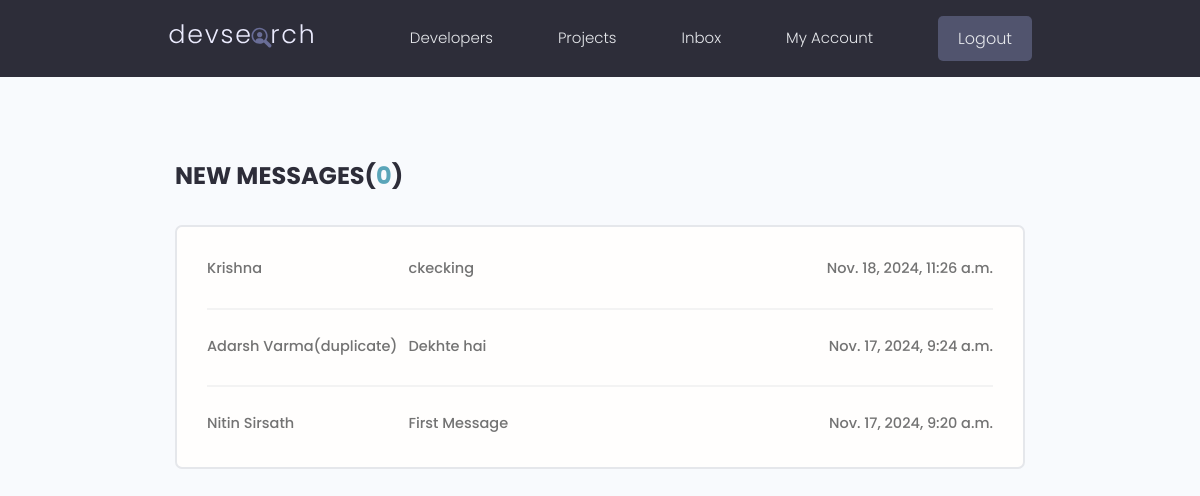
The app's page /inbox/ (signed in), older data.
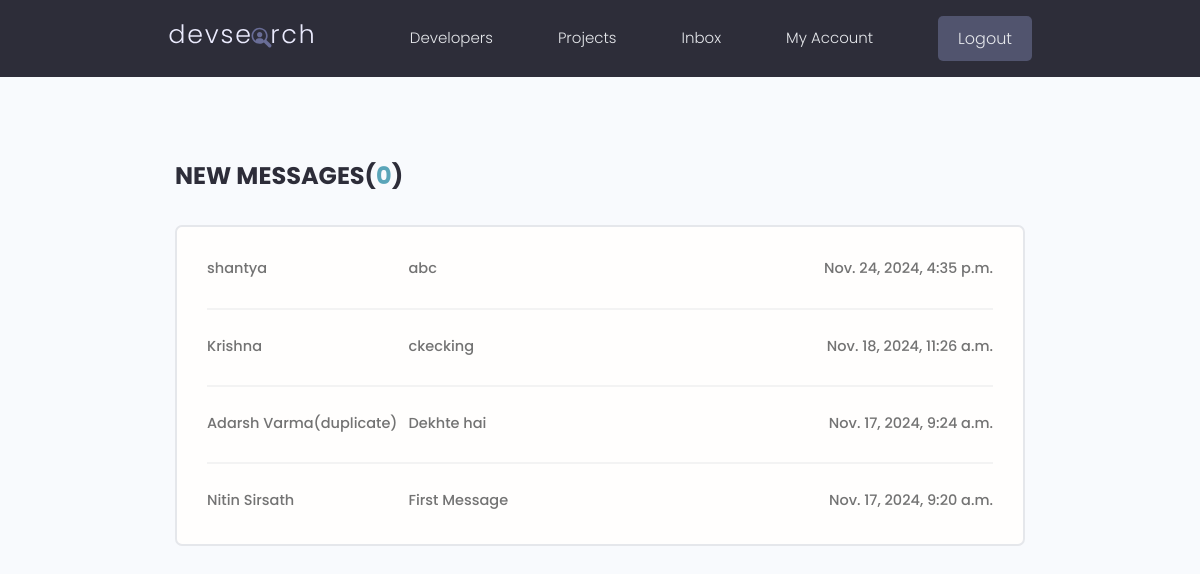
The same page, newer data.
### users/models.py (models this page shows, shortened)
class Message(models.Model):
    sender = models.ForeignKey(Profile, related_name='sent_messages', on_delete=models.SET_NULL, null=True, blank=True)
    recipient = models.ForeignKey(Profile, related_name='received_messages', on_delete=models.SET_NULL, null=True, blank=True)
    name = models.CharField(max_length=200, null=True, blank=True)
    email = models.EmailField(max_length=200, null=True, blank=True)
    subject = models.CharField(max_length=200, null=True, blank=True)
    body = models.TextField()
    created = models.DateTimeField(auto_now_add=True)
    id = models.UUIDField(default=uuid.uuid4, unique=True, primary_key=True, editable=False)
    is_read = models.BooleanField(default=False, null=True)
    class Meta:
        ordering = ['is_read', '-created']

### users/views.py (the view)
# urls.py: path('inbox/', inbox, name='inbox'),
@login_required(login_url='login')
def inbox(request):
    profile = request.user.profile
    messageRequests = profile.received_messages.all()
    unreadCount = messageRequests.filter(is_read=False).count()
    context = {'messageRequests':messageRequests, 'unreadCount':unreadCount}
    return render(request, 'users/inbox.html', context)

### users/templates/users/inbox.html
{% extends 'main.html' %}
{% block content %}
  <main class="inbox my-xl">
    <div class="content-box">
      <h3 class="inbox__title">New Messages(<span>{{unreadCount}}</span>)</h3>
      <ul class="messages">
        {% for message in messageRequests  %}
          {% if message.is_read == False %}
          <li class="message message--unread">
          {% else %}
          <li class="message">
          {% endif %}
            <a href="{% url 'message' message.id %}">
              <span class="message__author">{{message.name}}</span>
              <span class="message__subject">{{message.subject}}</span>
              <span class="message__date">{{message.created}}</span>
            </a>
          </li>
        {% endfor %}
      </ul>
    </div>
  </main>
  {% endblock content %}

Row changes from the older to the newer data that the page shows:
added Message: name "shantya", subject "abc", created "Nov. 24, 2024, 4:35 p.m."
